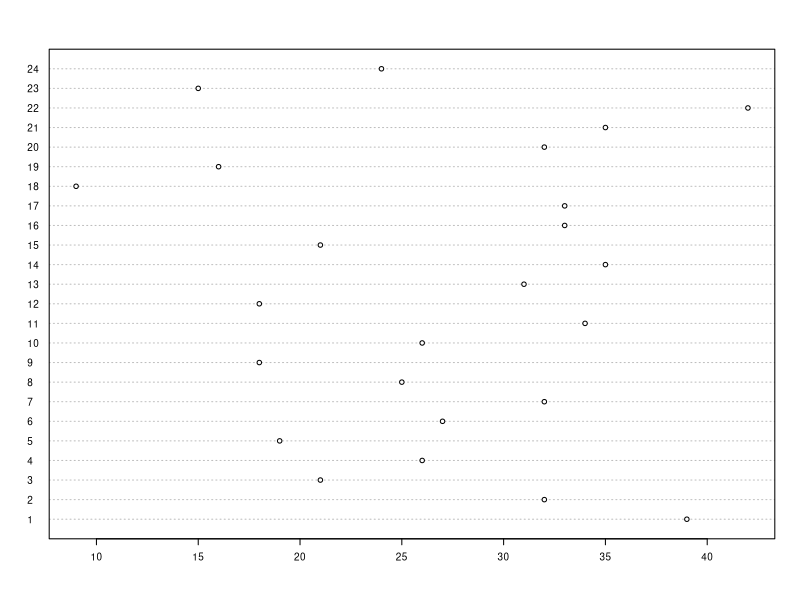

Write R code to recreate this figure.
# (a) Make a stem-and-leaf plot for these 24 observations on the number of customers who
# used a downtown CitiBank ATM during the noon hour on 24 consecutive workdays.
# (b) Make a dot plot of the ATM data.

obs = c(39, 32, 21, 26, 19, 27, 32, 25, 18, 26, 34, 18, 31, 35, 21, 33, 33, 9, 16, 32, 35, 42, 15, 24)

obs

table(obs)
data.frame(table(obs))

sort(obs)

stem(obs)

dotchart(obs, labels = 1:24, cex = .6)

